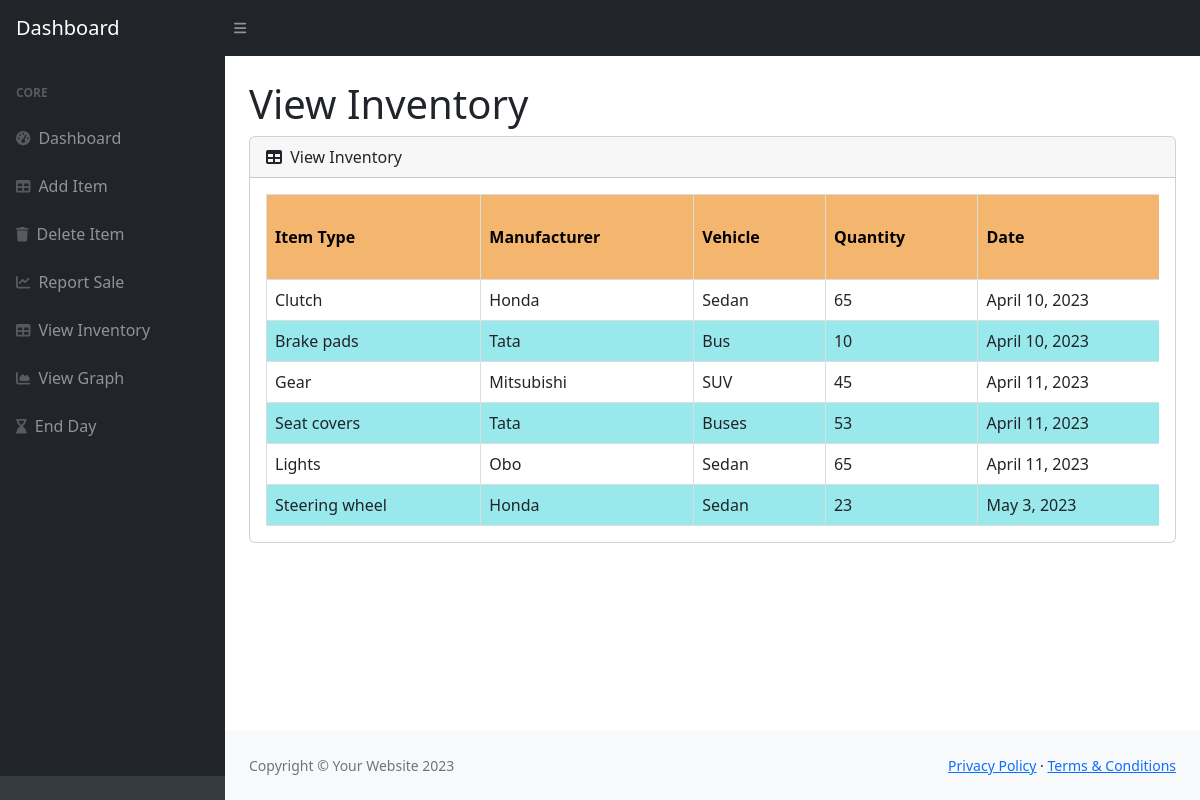
Page /viewInventory (signed in) on the committed database.
### home/models.py (models this page shows, shortened)
class Item_List(models.Model):
    item_type = models.CharField(max_length=128)
    manufacturer = models.CharField(max_length=128)
    vehicle = models.CharField(max_length=12)
    quantity = models.IntegerField()
    price = models.IntegerField()
    date = models.DateField()

### home/views.py (the view)
# urls.py: path("viewInventory", views.viewInventory, name="viewInventory"),
@login_required(login_url='/login')
def viewInventory(request):
    items = Item_List.objects.all()
    return render(request, 'viewInventory.html', {'items': items})

### templates/viewInventory.html (shortened to what this page needs)
{% load static %}
<!DOCTYPE html>
<html lang="en">
	<head>
		<link
			href="https://cdn.jsdelivr.net/npm/simple-datatables@7.1.2/dist/style.min.css"
			rel="stylesheet"
		/>
		<link href="{% static 'css/styles.css'%}" rel="stylesheet" />
		<link href="{% static 'css/table.css' %}" rel="stylesheet" />
	</head>
	<body class="sb-nav-fixed">
		<nav class="sb-topnav navbar navbar-expand navbar-dark bg-dark">
			<a class="navbar-brand ps-3" href="index.html">Dashboard</a>
			<button
				class="btn btn-link btn-sm order-1 order-lg-0 me-4 me-lg-0"
				id="sidebarToggle"
				href="#!"
			>
				<i class="fas fa-bars"></i>
			</button>
		</nav>
		<div id="layoutSidenav">
			<div id="layoutSidenav_nav">
				<nav class="sb-sidenav accordion sb-sidenav-dark" id="sidenavAccordion">
					<div class="sb-sidenav-menu">
						<div class="nav">
							<div class="sb-sidenav-menu-heading">Core</div>
							<a class="nav-link" href="{% url 'home'%}">
								<div class="sb-nav-link-icon">
									<i class="fas fa-tachometer-alt"></i>
								</div>
								Dashboard
							</a>
							<a class="nav-link" href="{% url 'addItem'%}">
								<div class="sb-nav-link-icon">
									<i class="fas fa-table"></i>
								</div>
								Add Item</a
							>
							<a class="nav-link" href="{% url 'deleteItem'%}">
								<div class="sb-nav-link-icon">
									<i class="fas fa-trash"></i>
								</div>
								Delete Item</a
							>
							<a class="nav-link" href="{% url 'reportSale'%}">
								<div class="sb-nav-link-icon">
									<i class="fas fa-line-chart"></i>
								</div>
								Report Sale</a
							>
							<a class="nav-link" href="{% url 'viewInventory'%}">
								<div class="sb-nav-link-icon">
									<i class="fas fa-table"></i>
								</div>
								View Inventory</a
							>
							<a class="nav-link" href="{% url 'viewGraph'%}">
								<div class="sb-nav-link-icon">
									<i class="fas fa-area-chart"></i>
								</div>
								View Graph</a
							>
							<a class="nav-link" href="{% url 'endDay'%}">
								<div class="sb-nav-link-icon">
									<i class="fas fa-hourglass-end"></i>
								</div>
								End Day</a
							>
						</div>
					</div>
					<div class="sb-sidenav-footer">
					</div>
				</nav>
			</div>
			<div id="layoutSidenav_content">
				<main>
					<div class="container-fluid px-4">
						<h1 class="mt-4">View Inventory</h1>
						<div class="card mb-4">
							<div class="card-header">
								<i class="fas fa-table me-1"></i>
								View Inventory
							</div>
							<div class="card-body">
								<table id="datatablesSimple" class="item-table">
									<thead>
										<tr>
										  <th>Item Type</th>
										  <th>Manufacturer</th>
										  <th>Vehicle</th>
										  <th>Quantity</th>
										  <th>Date</th>
										</tr>
									  </thead>
									  <tbody>
										{% for item in items %}
										  <tr>
											<td>{{ item.item_type }}</td>
											<td>{{ item.manufacturer }}</td>
											<td>{{ item.vehicle }}</td>
											<td>{{ item.quantity }}</td>
											<td>{{ item.date }}</td>
										  </tr>
										{% endfor %}
									  </tbody>
								</table>
							</div>
						</div>
					</div>
				</main>
				<footer class="py-4 bg-light mt-auto">
					<div class="container-fluid px-4">
						<div
							class="d-flex align-items-center justify-content-between small"
						>
							<div class="text-muted">Copyright &copy; Your Website 2023</div>
							<div>
								<a href="#">Privacy Policy</a>
								&middot;
								<a href="#">Terms &amp; Conditions</a>
							</div>
						</div>
					</div>
				</footer>
			</div>
		</div>
	</body>
</html>

### static/css/table.css (style rules this page uses)
.item-table { border-collapse: collapse; width: 100%; }
.item-table td, .item-table th { border: 1px solid #ddd; padding: 8px; text-align: left; }
.item-table th { padding-top: 30px; padding-bottom: 30px; background-color: #f4b56e; color: rgb(2, 0, 0); font-weight: bold; }
.item-table tr:nth-child(even) { background-color: #98e8ec; }
.item-table th:not(:last-child), .item-table td:not(:last-child) { padding-right: 20px; }
.item-table th, .item-table td { border-right: 1px solid #ddd; }
.item-table th:last-child, .item-table td:last-child { border-right: none; }

### rows in the picture
Item_List: item_type "Clutch", manufacturer "Honda", vehicle "Sedan", quantity "65", date "April 10, 2023"
Item_List: item_type "Brake pads", manufacturer "Tata", vehicle "Bus", quantity "10", date "April 10, 2023"
Item_List: item_type "Gear", manufacturer "Mitsubishi", vehicle "SUV", quantity "45", date "April 11, 2023"
Item_List: item_type "Seat covers", manufacturer "Tata", vehicle "Buses", quantity "53", date "April 11, 2023"
Item_List: item_type "Lights", manufacturer "Obo", vehicle "Sedan", quantity "65", date "April 11, 2023"
Item_List: item_type "Steering wheel", manufacturer "Honda", vehicle "Sedan", quantity "23", date "May 3, 2023"
